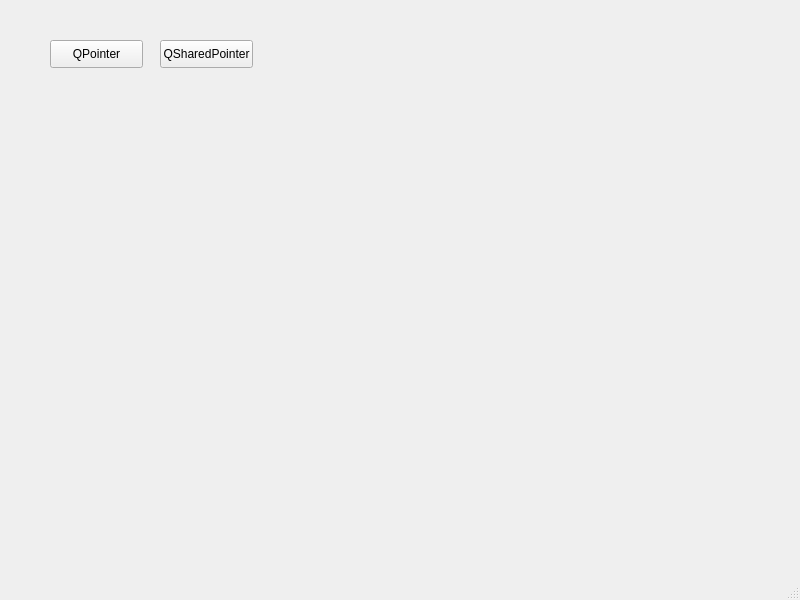
<?xml version="1.0" encoding="UTF-8"?>
<ui version="4.0">
 <class>MainWindow</class>
 <widget class="QMainWindow" name="MainWindow">
  <property name="geometry">
   <rect>
    <x>0</x>
    <y>0</y>
    <width>800</width>
    <height>600</height>
   </rect>
  </property>
  <property name="windowTitle">
   <string>MainWindow</string>
  </property>
  <widget class="QWidget" name="centralwidget">
   <widget class="QPushButton" name="QPointerTest">
    <property name="geometry">
     <rect>
      <x>50</x>
      <y>40</y>
      <width>93</width>
      <height>28</height>
     </rect>
    </property>
    <property name="text">
     <string>QPointer</string>
    </property>
   </widget>
   <widget class="QPushButton" name="QSharedPointerTest">
    <property name="geometry">
     <rect>
      <x>160</x>
      <y>40</y>
      <width>93</width>
      <height>28</height>
     </rect>
    </property>
    <property name="text">
     <string>QSharedPointer</string>
    </property>
   </widget>
  </widget>
  <widget class="QMenuBar" name="menubar">
   <property name="geometry">
    <rect>
     <x>0</x>
     <y>0</y>
     <width>800</width>
     <height>26</height>
    </rect>
   </property>
  </widget>
  <widget class="QStatusBar" name="statusbar"/>
 </widget>
 <resources/>
 <connections/>
</ui>
